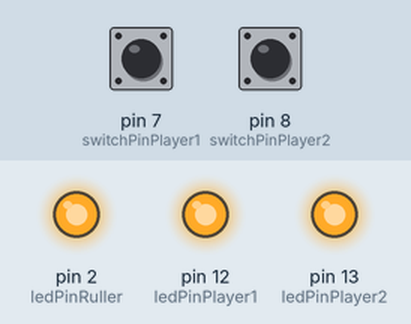
A sketch run on a simulated Arduino Uno, built with avr-gcc and run on an emulated ATmega328P. Parts: output pins drawn as LEDs (lit = HIGH). Dashed ring = blinking. Inputs (shaded band) come from the test bench; at power-on: pin 7 (switchPinPlayer1) HIGH, pin 8 (switchPinPlayer2) HIGH.

Above: at 1.2 s.
1.3 s: pin 7 (switchPinPlayer1) pulled LOW for 0.15 s
At 2.3 s:
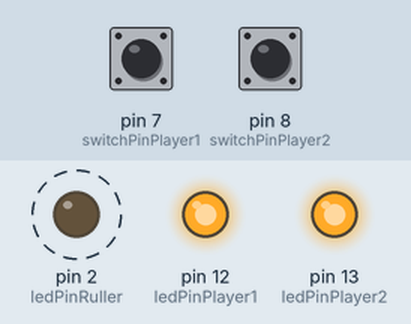
4.3 s: pin 8 (switchPinPlayer2) pulled LOW for 0.15 s
At 4.66 s:
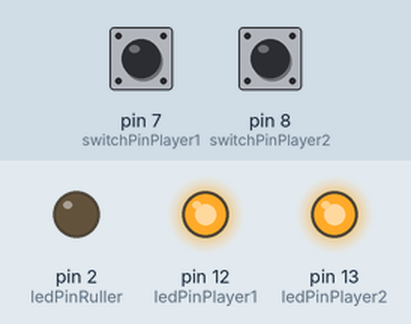
7.4 s: pin 7 (switchPinPlayer1) pulled LOW for 1 s
At 10.9 s:
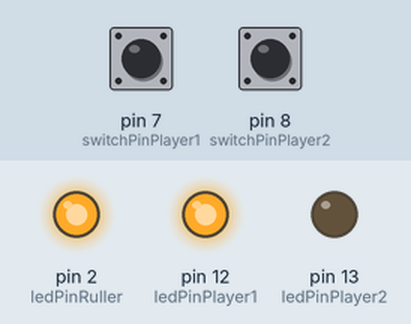
11.4 s: pin 8 (switchPinPlayer2) pulled LOW for 1 s
At 13.0 s:
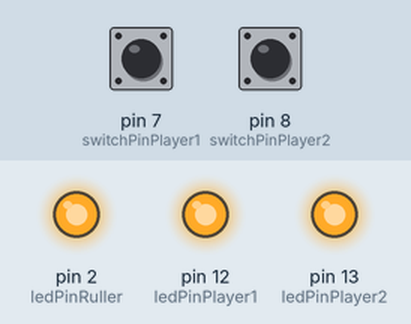
15.4 s: pin 7 (switchPinPlayer1) pulled LOW for 0.15 s
At 15.47 s:
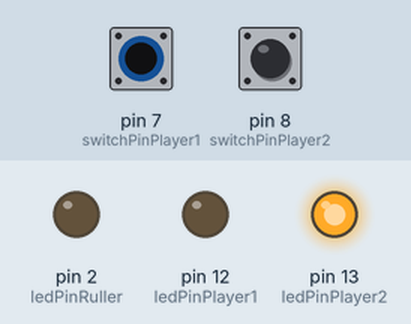
18.5 s: pin 8 (switchPinPlayer2) pulled LOW for 0.15 s
At 20.7 s:
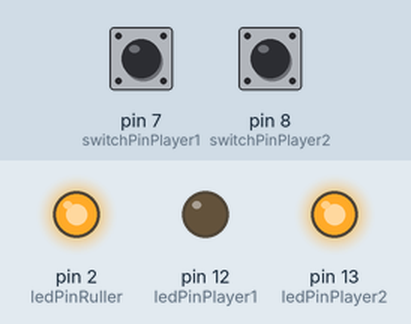
Timing chart, 0 to 41.5 s (numbered marks = the images above; inputs shaded):
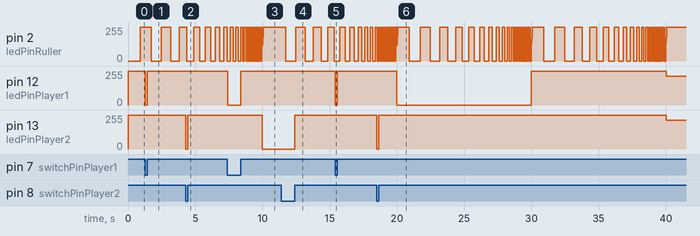

The sketch:

button_spammer_sketch.ino
```cpp
#define MAX_SCORE 2
#define PLAY_TIME 10.0

#define switchPinPlayer1 7
#define switchPinPlayer2 8

#define ledPinPlayer1 12
#define ledPinPlayer2 13
#define ledPinRuller  2

#define BLINKING_SPEED 1000

int previousGameTime = 0;
float lastBlinkingTime = 0;

typedef struct s_player {
  int switchPin;
  int ledPin;
  int score;

  bool clicked;
} t_player;

t_player players[2] = {
  (t_player) {switchPinPlayer1, ledPinPlayer1, 0, false},
  (t_player) {switchPinPlayer2, ledPinPlayer2, 0, false}
};

void declarePins(t_player *player)
{
  pinMode(player->switchPin, INPUT);
  pinMode(player->ledPin, OUTPUT);
}

void setup()
{
  declarePins(&players[0]);
  declarePins(&players[1]);

  pinMode(ledPinRuller, OUTPUT);
}

void loop()
{
  float loopTime = millis() - previousGameTime;

  // Serial.println(loopTime);

  if (loopTime / 1000 < PLAY_TIME) {
    readSwitchPins(&players[0]);
    readSwitchPins(&players[1]);

    displayTimeLeft(loopTime);
  } else {
    digitalWrite(players[0].ledPin, LOW);
    digitalWrite(players[1].ledPin, LOW);
    digitalWrite(ledPinRuller, HIGH);

    // can be transformed into reset function.
    if (players[0].score > players[1].score)
      digitalWrite(players[0].ledPin, HIGH);
    else if (players[0].score < players[1].score)
      digitalWrite(players[1].ledPin, HIGH);
    else {
      digitalWrite(players[0].ledPin, HIGH);
      digitalWrite(players[1].ledPin, HIGH);
    }

    waitForReset();
  }
}

void waitForReset()
{
  while (true) {
    int val1 = digitalRead(players[0].switchPin);
    int val2 = digitalRead(players[1].switchPin);

    if (val1 == HIGH || val2 == HIGH)
      break;
  }

  players[0].score = 0;
  players[1].score = 0;
  lastBlinkingTime = 0;
  previousGameTime = millis();
}

void displayTimeLeft(float loopTime)
{
  static bool state = false;
  float percentage = 100 - (loopTime / (PLAY_TIME * 1000) * 100);
  float blinkingTime = BLINKING_SPEED * (percentage / 100);

  if (loopTime - lastBlinkingTime > blinkingTime) {
    state = !state;
    lastBlinkingTime = loopTime;
    digitalWrite(ledPinRuller, state ? HIGH : LOW);
  }
}

void readSwitchPins(t_player *player)
{
  int val = digitalRead(player->switchPin); // read input value from the current button.

  if (val == HIGH && !player->clicked) {

    // updating score.
    player->clicked = true;
    ++player->score;
    digitalWrite(player->ledPin, HIGH);

  } else if (val == LOW) {

    // reset the click.
    player->clicked = false;
    digitalWrite(player->ledPin, LOW);
  }
}
```

Measured:
- after the input at 1.3 s, pin 12 (ledPinPlayer1): 255/255 → 0/255 at once, → 255/255 0.15 s later
- after the input at 4.3 s, pin 13 (ledPinPlayer2): 255/255 → 0/255 at once, → 255/255 0.15 s later
- after the input at 7.4 s, pin 12 (ledPinPlayer1): 255/255 → 0/255 at once, → 255/255 1.0 s later; pin 13 (ledPinPlayer2): 255/255 → 0/255 after 2.6 s
- after the input at 11.4 s, pin 13 (ledPinPlayer2): 0/255 → 255/255 after 1.0 s
- after the input at 15.4 s, pin 12 (ledPinPlayer1): 255/255 → 0/255 at once, → 255/255 0.15 s later
- after the input at 18.5 s, pin 12 (ledPinPlayer1): 255/255 → 0/255 after 1.5 s, → 255/255 10.0 s later, → 216/255 10.0 s later; pin 13 (ledPinPlayer2): 255/255 → 0/255 at once, → 255/255 0.15 s later, → 214/255 21.4 s later
